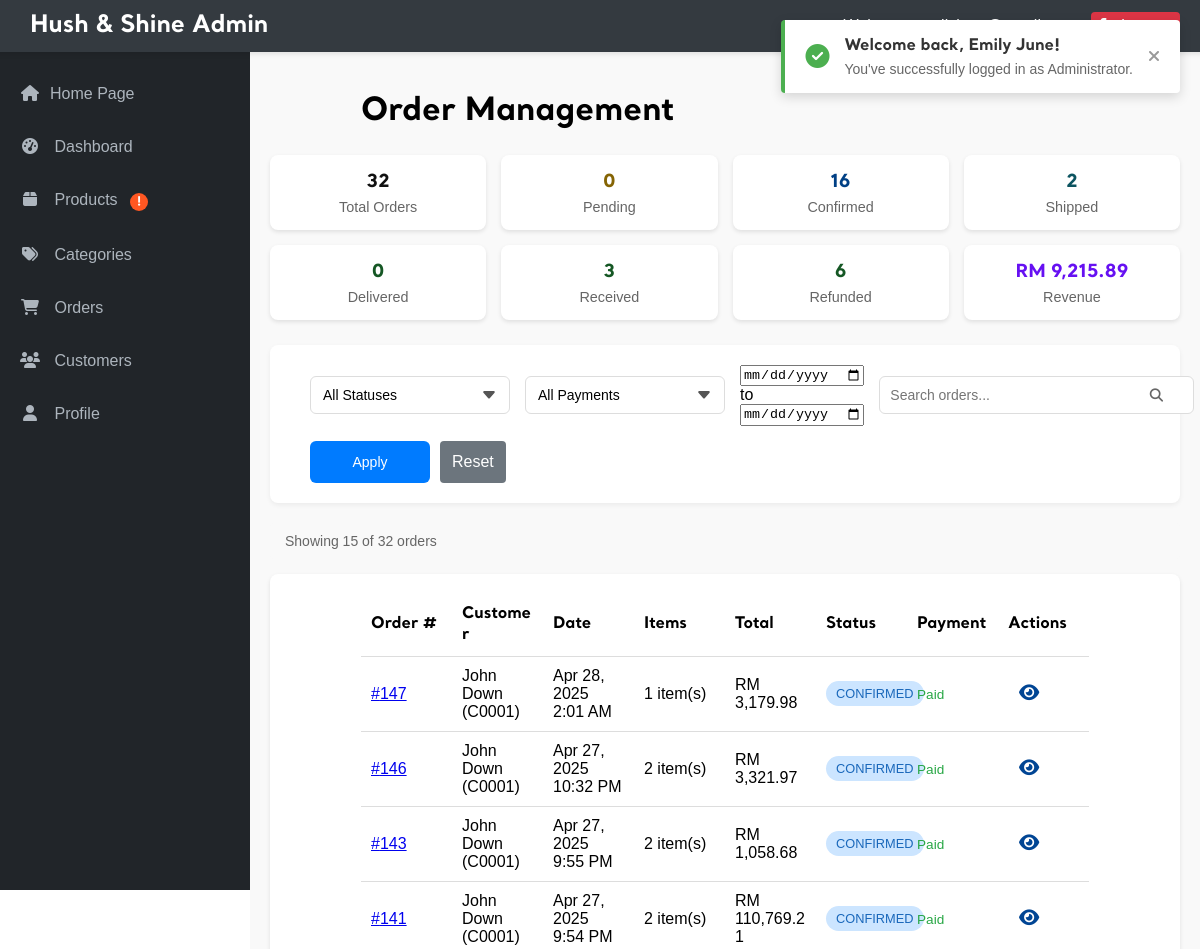
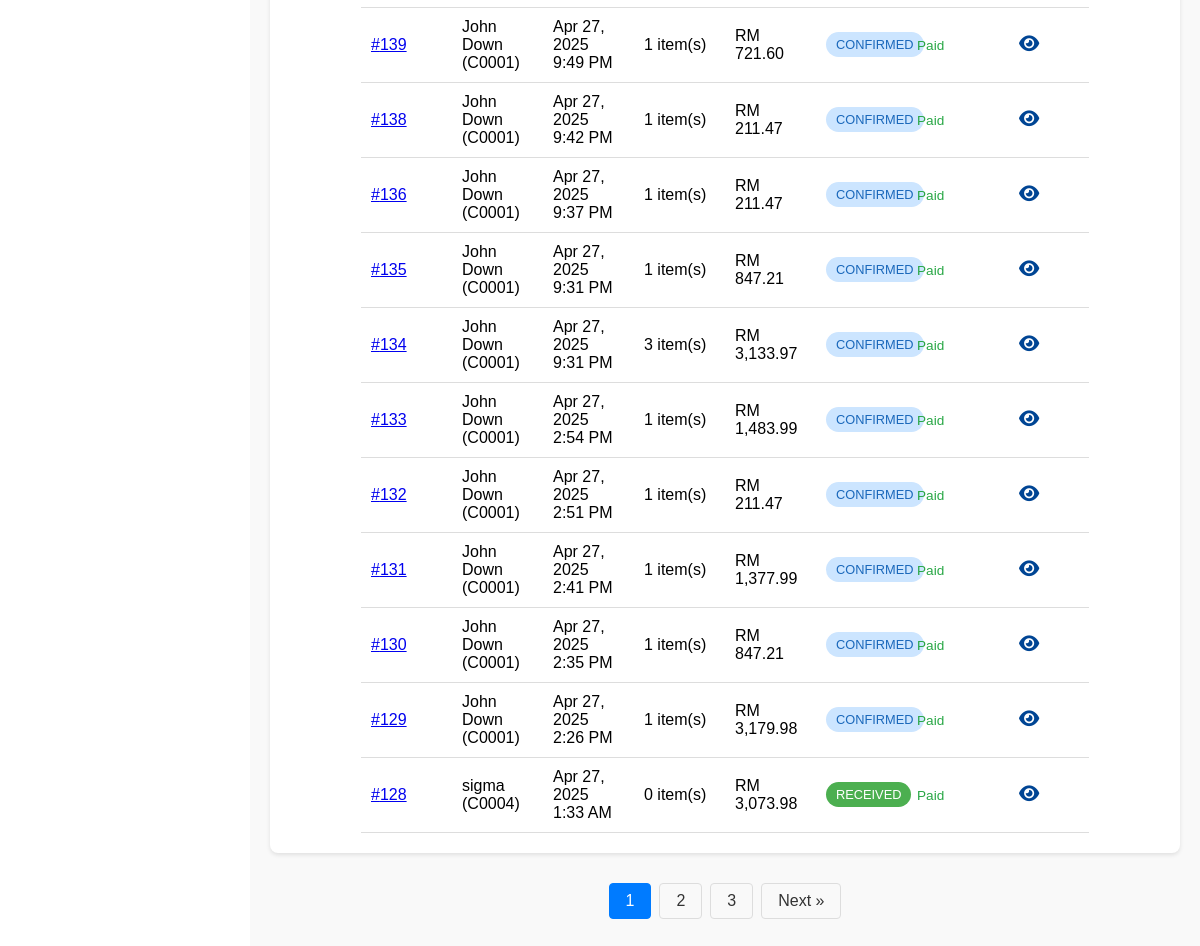
Screenshot of /admin/admin_orders.php (signed in) with the database file from the repository (2 pictures, top to bottom).
### tables this page shows
CREATE TABLE `orders` (
  `order_id` int(11) NOT NULL,
  `cust_id` char(5) NOT NULL,
  `order_date` datetime NOT NULL,
  `reward_used` decimal(10,2) DEFAULT 0.00,
  `reward_get` decimal(10,2) DEFAULT 0.00,
  `total_amount` decimal(10,2) NOT NULL,
  `status` varchar(50) NOT NULL DEFAULT 'Pending',
  `payment_id` varchar(255) DEFAULT NULL,
  `payment_status` varchar(50) DEFAULT NULL,
  `shipping_address` text DEFAULT NULL,
  `payment_method` varchar(50) NOT NULL
);

CREATE TABLE `customer` (
  `cust_id` char(5) NOT NULL,
  `cust_name` varchar(50) NOT NULL,
  `cust_contact` varchar(13) NOT NULL,
  `cust_email` varchar(50) NOT NULL,
  `cust_gender` char(1) NOT NULL,
  `cust_password` varchar(100) NOT NULL,
  `cust_photo` varchar(100) NOT NULL,
  `status` enum('active','blocked') DEFAULT 'active',
  `blocked_until` datetime DEFAULT NULL,
  `block_reason` varchar(255) DEFAULT NULL
);

### admin/admin_orders.php (the view, shortened to what this page needs)
<?php
require_once '../_base.php';
include '../_head.php';
$page = isset($_GET['page']) ? (int)$_GET['page'] : 1;
$itemsPerPage = 15;
$offset = ($page - 1) * $itemsPerPage;
$status_filter = $_GET['status'] ?? 'all';
$date_from = $_GET['date_from'] ?? '';
$date_to = $_GET['date_to'] ?? '';
$search = $_GET['search'] ?? '';
$payment_filter = $_GET['payment'] ?? 'all';
$baseQuery = "FROM orders o
             LEFT JOIN customer c ON o.cust_id = c.cust_id
             WHERE 1=1";
$params = [];
try {
    $countQuery = "SELECT COUNT(*) " . $baseQuery;
    $stmt = $_db->prepare($countQuery);
    $stmt->execute($params);
    $totalItems = $stmt->fetchColumn();
    $totalPages = ceil($totalItems / $itemsPerPage);
} catch (PDOException $e) {
    echo "Database error counting orders: " . $e->getMessage();
    exit;
}
try {
    $query = "SELECT o.order_id, o.cust_id, c.cust_name, o.order_date, o.total_amount, o.status, o.payment_status "
           . $baseQuery
           . " ORDER BY o.order_date DESC LIMIT " . $itemsPerPage . " OFFSET " . $offset;
    $stmt = $_db->prepare($query);
    $stmt->execute($params);
    $orders = $stmt->fetchAll(PDO::FETCH_ASSOC);
    $stmt = $_db->query("SELECT
        COUNT(*) as total_orders,
        SUM(CASE WHEN status = 'Pending' THEN 1 ELSE 0 END) as pending_orders,
        SUM(CASE WHEN status = 'Confirmed' THEN 1 ELSE 0 END) as confirmed_orders,
        SUM(CASE WHEN status = 'Shipped' THEN 1 ELSE 0 END) as shipped_orders,
        SUM(CASE WHEN status = 'Delivered' THEN 1 ELSE 0 END) as delivered_orders,
        SUM(CASE WHEN status = 'Received' THEN 1 ELSE 0 END) as received_orders,
        SUM(CASE WHEN status = 'Refunded' THEN 1 ELSE 0 END) as refunded_orders,
        SUM(CASE WHEN status = 'Cancelled' THEN 1 ELSE 0 END) as cancelled_orders,
        SUM(CASE WHEN status = 'Received' THEN total_amount ELSE 0 END) as total_revenue
        FROM orders");
    $stats = $stmt->fetch(PDO::FETCH_ASSOC);
} catch (PDOException $e) {
    echo "Database error retrieving orders: " . $e->getMessage();
    exit;
}
?>
<div class="admin-main">
    <div class="admin-title">
        <h1>Order Management</h1>
    </div>
    <div class="stats-cards">
        <div class="stat-card">
            <div class="stat-value"><?= number_format($stats['total_orders'] ?? 0) ?></div>
            <div class="stat-label">Total Orders</div>
        </div>
        <div class="stat-card pending">
            <div class="stat-value"><?= number_format($stats['pending_orders'] ?? 0) ?></div>
            <div class="stat-label">Pending</div>
        </div>
        <div class="stat-card confirmed">
            <div class="stat-value"><?= number_format($stats['confirmed_orders'] ?? 0) ?></div>
            <div class="stat-label">Confirmed</div>
        </div>
        <div class="stat-card shipped">
            <div class="stat-value"><?= number_format($stats['shipped_orders'] ?? 0) ?></div>
            <div class="stat-label">Shipped</div>
        </div>
        <div class="stat-card delivered">
            <div class="stat-value"><?= number_format($stats['delivered_orders'] ?? 0) ?></div>
            <div class="stat-label">Delivered</div>
        </div>
        <div class="stat-card delivered">
            <div class="stat-value"><?= number_format($stats['received_orders'] ?? 0) ?></div>
            <div class="stat-label">Received</div>
        </div>
        <div class="stat-card delivered">
            <div class="stat-value"><?= number_format($stats['refunded_orders'] ?? 0) ?></div>
            <div class="stat-label">Refunded</div>
        </div>
        <div class="stat-card revenue">
            <div class="stat-value">RM <?= number_format($stats['total_revenue'] ?? 0, 2) ?></div>
            <div class="stat-label">Revenue</div>
        </div>
    </div>
    <div class="filter-section">
        <form action="admin_orders.php" method="GET" class="filter-form">
            <div class="filter-row">
                <div class="filter-group">
                    <select id="status" name="status" class="filter-select">
                        <option value="all" <?= $status_filter === 'all' ? 'selected' : '' ?>>All Statuses</option>
                    </select>
                </div>
                <div class="filter-group">
                    <select id="payment" name="payment" class="filter-select">
                        <option value="all" <?= $payment_filter === 'all' ? 'selected' : '' ?>>All Payments</option>
                    </select>
                </div>
                <div class="date-range-group">
                    <div class="date-input">
                        <input type="date" id="date_from" name="date_from" value="<?= htmlspecialchars($date_from) ?>" class="date-control" placeholder="From">
                    </div>
                    <span class="date-separator">to</span>
                    <div class="date-input">
                        <input type="date" id="date_to" name="date_to" value="<?= htmlspecialchars($date_to) ?>" class="date-control" placeholder="To">
                    </div>
                </div>
                <div class="search-box">
                    <input type="text" id="search" name="search" value="<?= htmlspecialchars($search) ?>" placeholder="Search orders...">
                    <button type="submit" class="search-btn">
                        <i class="fas fa-search"></i>
                    </button>
                </div>
                <div class="filter-buttons">
                    <button type="submit" class="filter-btn">Apply</button>
                    <a href="admin_orders.php" class="admin-submit-btn secondary">Reset</a>
                </div>
            </div>
        </form>
    </div>
    <div class="product-info-bar">
        <div class="product-count">
            Showing <?= count($orders) ?> of <?= $totalItems ?> orders
        </div>
    </div>
    <div class="table-responsive">
        <table class="admin-table">
            <thead>
                <tr>
                    <th>Order #</th>
                    <th>Customer</th>
                    <th>Date</th>
                    <th>Items</th>
                    <th>Total</th>
                    <th>Status</th>
                    <th>Payment</th>
                    <th>Actions</th>
                </tr>
            </thead>
            <tbody>
                <?php if (count($orders) > 0): ?>
                    <?php foreach ($orders as $order): ?>
                        <?php
                        $stmt = $_db->prepare("SELECT COUNT(*) as item_count FROM order_items WHERE order_id = ?");
                        $stmt->execute([$order['order_id']]);
                        $item_count = $stmt->fetch(PDO::FETCH_ASSOC)['item_count'];
                        ?>
                        <tr>
                            <td><a href="view_order.php?id=<?= $order['order_id'] ?>" class="order-link">#<?= $order['order_id'] ?></a></td>
                            <td><?= htmlspecialchars($order['cust_name'] ?? 'Unknown') ?> (<?= htmlspecialchars($order['cust_id']) ?>)</td>
                            <td><?= date('M j, Y g:i A', strtotime($order['order_date'])) ?></td>
                            <td><?= $item_count ?> item(s)</td>
                            <td>RM <?= number_format($order['total_amount'], 2) ?></td>
                            <td>
                                <span class="status-badge status-<?= strtolower($order['status']) ?>">
                                    <?= $order['status'] ?>
                                </span>
                            </td>
                            <td>
                                <span class="payment-status <?= strtolower($order['payment_status']) ?>">
                                    <?= $order['payment_status'] ?>
                                </span>
                            </td>
                            <td class="actions">
                                <a href="view_order.php?id=<?= $order['order_id'] ?>" class="btn btn-sm">
                                    <i class="fas fa-eye"></i>
                                </a>
                            </td>
                        </tr>
                    <?php endforeach; ?>
                <?php else: ?>
                    <tr>
                        <td colspan="8" class="no-results">No orders found matching your criteria</td>
                    </tr>
                <?php endif; ?>
            </tbody>
        </table>
    </div>
    <?php if ($totalPages > 1): ?>
    <div class="pagination">
        <?php
        $range = 2;
        $startPage = max(1, $page - $range);
        $endPage = min($totalPages, $page + $range);
        for ($i = $startPage; $i <= $endPage; $i++) {
            echo '<a href="?page=' . $i . '&status=' . urlencode($status_filter) . '&payment=' . urlencode($payment_filter) . '&date_from=' . urlencode($date_from) . '&date_to=' . urlencode($date_to) . '&search=' . urlencode($search) . '"';
            echo ($i == $page) ? ' class="active"' : '';
            echo '>' . $i . '</a>';
        }
        ?>
        <?php if ($page < $totalPages): ?>
            <a href="?page=<?= $page + 1 ?>&status=<?= urlencode($status_filter) ?>&payment=<?= urlencode($payment_filter) ?>&date_from=<?= urlencode($date_from) ?>&date_to=<?= urlencode($date_to) ?>&search=<?= urlencode($search) ?>">Next &raquo;</a>
        <?php endif; ?>
    </div>
    <?php endif; ?>
</div>

### rows the page displays
orders: order_id "147", cust.cust_name "John Down", cust "C0001", order_date "Apr 28, 2025 2:01 AM", item_count "1", total_amount "3,179.98", status "CONFIRMED", payment_status "Paid"
orders: order_id "146", cust.cust_name "John Down", cust "C0001", order_date "Apr 27, 2025 10:32 PM", item_count "2", total_amount "3,321.97", status "CONFIRMED", payment_status "Paid"
orders: order_id "143", cust.cust_name "John Down", cust "C0001", order_date "Apr 27, 2025 9:55 PM", item_count "2", total_amount "1,058.68", status "CONFIRMED", payment_status "Paid"
orders: order_id "141", cust.cust_name "John Down", cust "C0001", order_date "Apr 27, 2025 9:54 PM", item_count "2", total_amount "110,769.21", status "CONFIRMED", payment_status "Paid"
orders: order_id "139", cust.cust_name "John Down", cust "C0001", order_date "Apr 27, 2025 9:49 PM", item_count "1", total_amount "721.60", status "CONFIRMED", payment_status "Paid"
orders: order_id "138", cust.cust_name "John Down", cust "C0001", order_date "Apr 27, 2025 9:42 PM", item_count "1", total_amount "211.47", status "CONFIRMED", payment_status "Paid"
orders: order_id "136", cust.cust_name "John Down", cust "C0001", order_date "Apr 27, 2025 9:37 PM", item_count "1", total_amount "211.47", status "CONFIRMED", payment_status "Paid"
orders: order_id "135", cust.cust_name "John Down", cust "C0001", order_date "Apr 27, 2025 9:31 PM", item_count "1", total_amount "847.21", status "CONFIRMED", payment_status "Paid"
orders: order_id "134", cust.cust_name "John Down", cust "C0001", order_date "Apr 27, 2025 9:31 PM", item_count "3", total_amount "3,133.97", status "CONFIRMED", payment_status "Paid"
orders: order_id "133", cust.cust_name "John Down", cust "C0001", order_date "Apr 27, 2025 2:54 PM", item_count "1", total_amount "1,483.99", status "CONFIRMED", payment_status "Paid"
orders: order_id "132", cust.cust_name "John Down", cust "C0001", order_date "Apr 27, 2025 2:51 PM", item_count "1", total_amount "211.47", status "CONFIRMED", payment_status "Paid"
orders: order_id "131", cust.cust_name "John Down", cust "C0001", order_date "Apr 27, 2025 2:41 PM", item_count "1", total_amount "1,377.99", status "CONFIRMED", payment_status "Paid"
orders: order_id "130", cust.cust_name "John Down", cust "C0001", order_date "Apr 27, 2025 2:35 PM", item_count "1", total_amount "847.21", status "CONFIRMED", payment_status "Paid"
orders: order_id "129", cust.cust_name "John Down", cust "C0001", order_date "Apr 27, 2025 2:26 PM", item_count "1", total_amount "3,179.98", status "CONFIRMED", payment_status "Paid"
orders: order_id "128", cust.cust_name "sigma", cust "C0004", order_date "Apr 27, 2025 1:33 AM", item_count "0", total_amount "3,073.98", status "RECEIVED", payment_status "Paid"

### other values shown
$user_name "Emily June"
$user_type "Administrator"
$stats['total_orders'] "32"
$stats['pending_orders'] "0"
$stats['confirmed_orders'] "16"
$stats['shipped_orders'] "2"
$stats['delivered_orders'] "0"
$stats['received_orders'] "3"
$stats['refunded_orders'] "6"
$stats['total_revenue'] "9,215.89"
count($orders) "15"
$totalItems "32"
